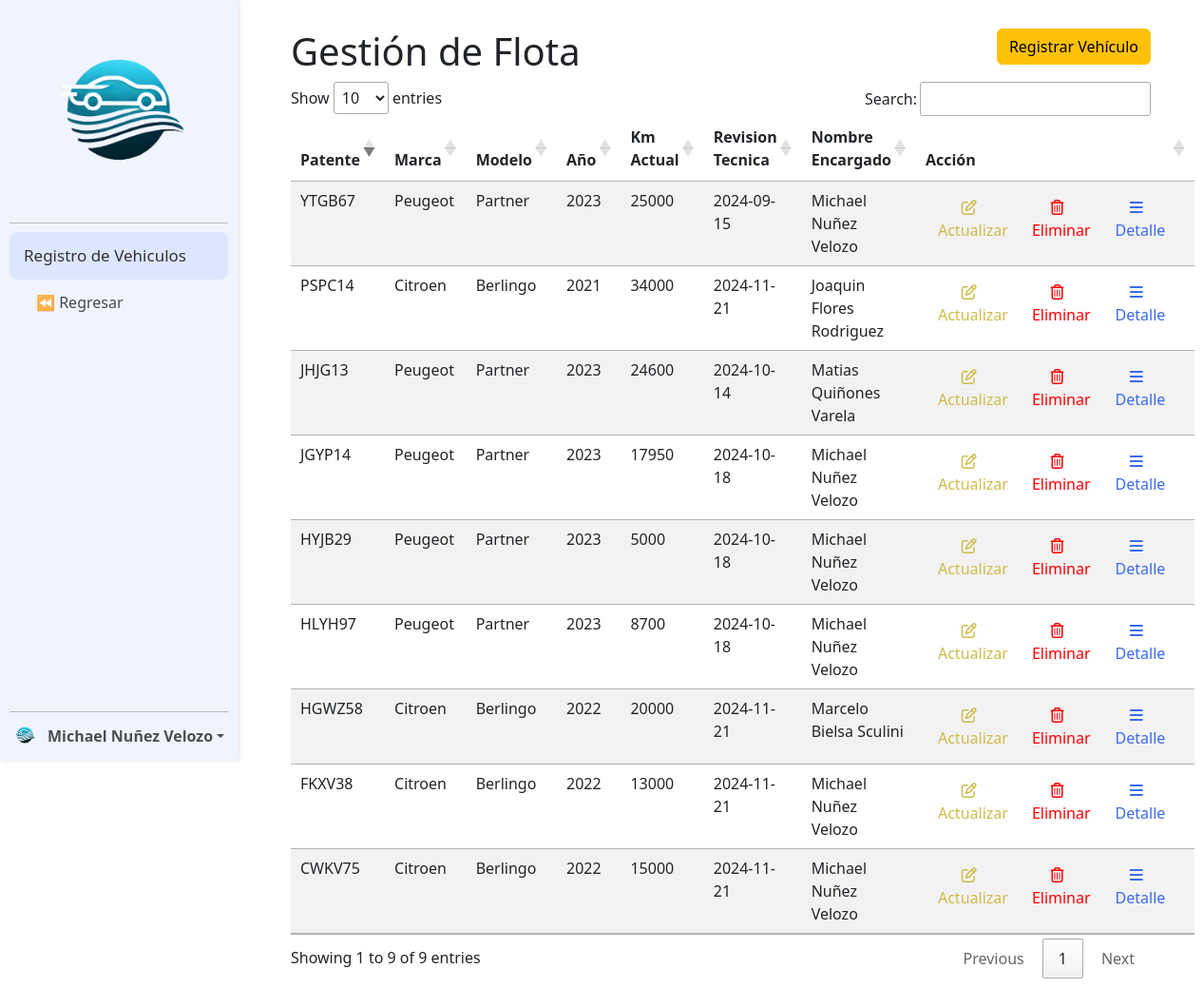
The app's page /Modulo_Flota/registro_vehiculos/vehiculos.php (signed in) with its own data.
### tables this page shows
CREATE TABLE `vehiculo` (
  `patente` varchar(8) NOT NULL,
  `marca` varchar(20) DEFAULT NULL,
  `modelo` varchar(20) DEFAULT NULL,
  `año` int(11) DEFAULT NULL,
  `km_actual` int(11) DEFAULT NULL,
  `fecha_revision_tecnica` date DEFAULT NULL,
  `rut` varchar(15) DEFAULT NULL,
  `activo` varchar(2) DEFAULT NULL,
  PRIMARY KEY (`patente`),
  KEY `fk_vehiculo_usuario` (`rut`),
  CONSTRAINT `fk_vehiculo_usuario` FOREIGN KEY (`rut`) REFERENCES `usuario` (`rut`) ON DELETE SET NULL ON UPDATE CASCADE
);

CREATE TABLE `usuario` (
  `rut` varchar(15) NOT NULL,
  `nombre` varchar(45) DEFAULT NULL,
  `Usuario` varchar(20) DEFAULT NULL,
  `clave` varchar(64) DEFAULT NULL,
  `fecha_ingreso` date DEFAULT NULL,
  `Id_Rol` int(11) DEFAULT NULL,
  `id_cargo` int(11) DEFAULT NULL,
  `supervisor` varchar(15) DEFAULT NULL,
  PRIMARY KEY (`rut`),
  KEY `fk_usuario_roles` (`Id_Rol`),
  KEY `fk_usuario_cargo` (`id_cargo`),
  CONSTRAINT `fk_usuario_cargo` FOREIGN KEY (`id_cargo`) REFERENCES `cargo` (`id_cargo`) ON DELETE SET NULL ON UPDATE CASCADE,
  CONSTRAINT `fk_usuario_roles` FOREIGN KEY (`Id_Rol`) REFERENCES `roles` (`Id_Rol`) ON DELETE SET NULL ON UPDATE CASCADE
);

### Modulo_Flota/registro_vehiculos/componentes/tabla_vehiculos.php (the view, shortened to what this page needs)
<div class="row">
    <div class="col">
        <h1>Gestión de Flota</h1>
    </div>
    <div class="col-auto">
        <form action="" method="POST">
            <button type="button" class="btn btn-warning" data-bs-toggle="modal" data-bs-target="#modalAgregarVehiculo">
                Registrar Vehículo
            </button>
        </form>
    </div>
</div>
<?php
$sql_vehiculo = " SELECT v.patente, v.marca, v.modelo, v.año, v.km_actual, v.fecha_revision_tecnica, v.rut, u.nombre, v.activo
FROM vehiculo v
LEFT JOIN usuario u ON v.rut = u.rut
WHERE v.activo = 'si';";
$stmt_vehiculo = $conexion->prepare($sql_vehiculo);
$stmt_vehiculo->execute();
$resultado_vehiculo = $stmt_vehiculo->get_result();
?>
<table id="tabla_vehiculo" class="table table-striped">
    <thead>
        <tr>
            <th style="width: 10%;">Patente</th>
            <th style="width: 10%;">Marca</th>
            <th style="width: 10%;">Modelo</th>
            <th style="width: 10%;">Año</th>
            <th style="width: 10%;">Km Actual</th>
            <th style="width: 10%;">Revision Tecnica</th>
            <th style="width: 10%;">Nombre Encargado</th>
            <th style="width: 10%;">Acción</th>
        </tr>
    </thead>
    <tbody>
        <?php foreach ($resultado_vehiculo as $vehiculo) : ?>
            <tr>
                <td><?= htmlspecialchars($vehiculo['patente']) ?></td>
                <td><?= htmlspecialchars($vehiculo['marca']) ?></td>
                <td><?= htmlspecialchars($vehiculo['modelo']) ?></td>
                <td><?= htmlspecialchars($vehiculo['año']) ?></td>
                <td><?= htmlspecialchars($vehiculo['km_actual']) ?></td>
                <td><?= htmlspecialchars($vehiculo['fecha_revision_tecnica']) ?></td>
                <td><?= htmlspecialchars($vehiculo['nombre']) ?></td>
                <td>
                    <div class="btn-group" role="group">
                        <button class="btn no-colapse" style="color: #cfbb4a" data-bs-toggle="modal" data-bs-target="#modal_actualizar"
                            onclick="completar_datos_modal_actualizar('<?= htmlspecialchars($vehiculo['patente']) ?>', '<?= htmlspecialchars($vehiculo['marca']) ?>', '<?= htmlspecialchars($vehiculo['modelo']) ?>', '<?= htmlspecialchars($vehiculo['año']) ?>', '<?= htmlspecialchars($vehiculo['km_actual']) ?>', '<?= htmlspecialchars($vehiculo['fecha_revision_tecnica']) ?>', '<?= htmlspecialchars($vehiculo['rut']) ?>', '<?= htmlspecialchars($vehiculo['nombre']) ?>' )">
                            <i class="fa-regular fa-pen-to-square"></i>
                            <span class="subrayado">Actualizar</span>
                        </button>
                        <button class="btn no-colapse" style="color: #ff0000" data-bs-toggle="modal" data-bs-target="#modal_eliminar" onclick="completar_datos_modal_eliminar('<?= htmlspecialchars($vehiculo['patente']) ?>')">
                            <i class="fa-regular fa-trash-can"></i>
                            <span class="subrayado">Eliminar</span>
                        </button>
                        <form action="detalle_vehiculo.php" method="GET" class="me-2">
                            <button class="btn no-colapse" style="color: #3b6bee">
                                <i class="fa-solid fa-bars"></i>
                                <span class="subrayado">Detalle</span>
                            </button>
                        </form>
                    </div>
                </td>
            </tr>
        <?php endforeach ?>
    </tbody>
</table>

### records on screen
vehiculo: patente "CWKV75", marca "Citroen", modelo "Berlingo", año "2022", km_actual "15000", fecha_revision_tecnica "2024-11-21", rut.nombre "Michael Nuñez Velozo"
vehiculo: patente "FKXV38", marca "Citroen", modelo "Berlingo", año "2022", km_actual "13000", fecha_revision_tecnica "2024-11-21", rut.nombre "Michael Nuñez Velozo"
vehiculo: patente "HGWZ58", marca "Citroen", modelo "Berlingo", año "2022", km_actual "20000", fecha_revision_tecnica "2024-11-21", rut.nombre "Marcelo Bielsa Sculini"
vehiculo: patente "HLYH97", marca "Peugeot", modelo "Partner", año "2023", km_actual "8700", fecha_revision_tecnica "2024-10-18", rut.nombre "Michael Nuñez Velozo"
vehiculo: patente "HYJB29", marca "Peugeot", modelo "Partner", año "2023", km_actual "5000", fecha_revision_tecnica "2024-10-18", rut.nombre "Michael Nuñez Velozo"
vehiculo: patente "JGYP14", marca "Peugeot", modelo "Partner", año "2023", km_actual "17950", fecha_revision_tecnica "2024-10-18", rut.nombre "Michael Nuñez Velozo"
vehiculo: patente "JHJG13", marca "Peugeot", modelo "Partner", año "2023", km_actual "24600", fecha_revision_tecnica "2024-10-14", rut.nombre "Matias Quiñones Varela"
vehiculo: patente "PSPC14", marca "Citroen", modelo "Berlingo", año "2021", km_actual "34000", fecha_revision_tecnica "2024-11-21", rut.nombre "Joaquin Flores Rodriguez"
vehiculo: patente "YTGB67", marca "Peugeot", modelo "Partner", año "2023", km_actual "25000", fecha_revision_tecnica "2024-09-15", rut.nombre "Michael Nuñez Velozo"

### other values on screen
$_SESSION['nombre'] "Michael Nuñez Velozo"
